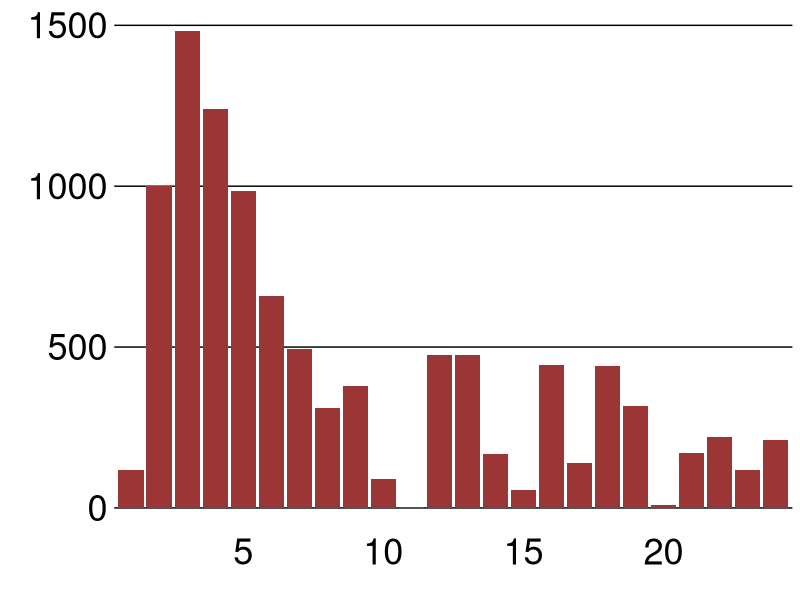
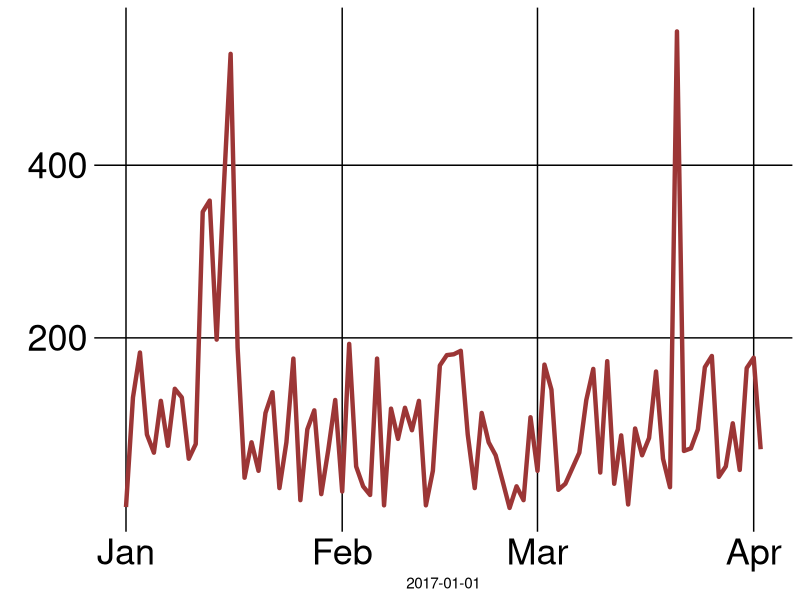
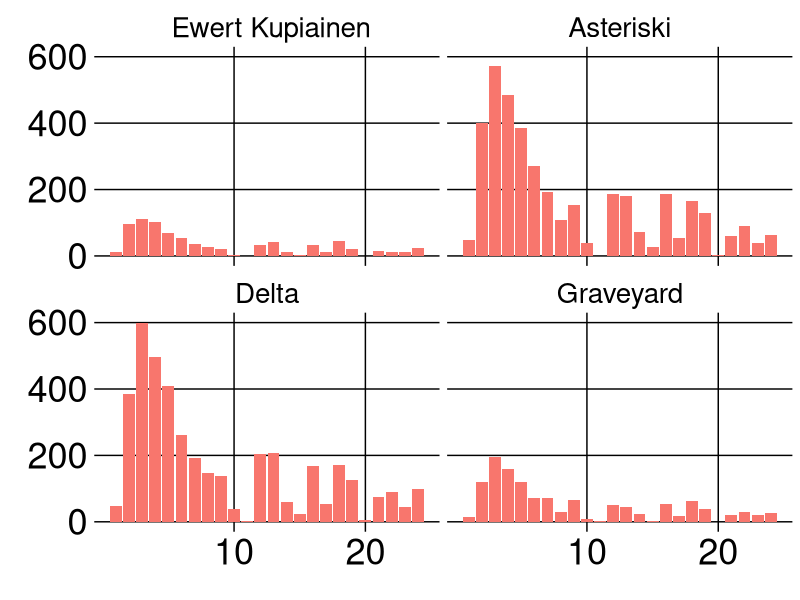

Here is the R script that generated these plots, in order:
setwd("C/Users/Joni/Hackday")
library(ggplot2)
library(ggthemes)

# Datan generointi --------------------------------------------------------

daySeq <- seq(as.Date('2017/01/01'), as.Date('2017/04/2'), by="day")

#Generate probabilities for days and times
dayProbs <- rep(c(runif(11),2,2,1,2,3,runif(30),1,1,1,runif(30),3,runif(12)))
day <- sort(sample(daySeq, 10000, replace = T, prob = dayProbs))

timeProbs <- c(runif(1),2,3,2.5,2,1.5,1,runif(17))
time <- sample(24,10000,T, prob= timeProbs)

dataBarPlot <- data.frame(day,time)

ghostClasses <- c("Delta","Asteriski"," Ewert Kupiainen","Graveyard")
ghosts <- sample(ghostClasses,10000,T,prob=c(1,1,0.2,0.3))

# Kuvaaja: Kummitukset vs aika --------------------------------------------
p <- ggplot(dataBarPlot, aes(x=as.factor(time),fill=as.factor(1) )) + 
  geom_bar() +
  scale_fill_manual(values=c("#9C3636")) +
  labs(x="", y="")+
  scale_x_discrete(breaks=c(5,10,15,20))+
  theme(legend.position="none",
        axis.text.x  = element_text(size=26, colour = "black"),
        axis.text.y  = element_text(size=26, colour = "black"),
        panel.background = element_rect(fill = "transparent", colour = NA),
        plot.background = element_rect(fill = "transparent", colour = NA),
        axis.ticks = element_blank(),
        panel.grid.minor=element_blank(),
        panel.grid.major.x=element_blank(),
        panel.grid.major.y=element_line(colour="black"))


png("Kuvaajat/barPlot.png",bg = "transparent", type="cairo")
print(p)
dev.off()


# Kuvaaja: xxx ------------------------------------------------------------

p<- ggplot(data.frame(day), aes(x=day)) +
  scale_x_date(day) +
  geom_line(stat="count", colour="#9C3636", size=1.5) +
  labs(x = "", y = "")+
  scale_y_continuous(breaks=c(200,400))+
  theme(legend.position="none",
        axis.text.x  = element_text(size=26, colour = "black"),
        axis.text.y  = element_text(size=26, colour = "black"),
        panel.background = element_rect(fill = "transparent", colour = NA),
        plot.background = element_rect(fill = "transparent", colour = NA),
        axis.ticks = element_blank(),
        panel.grid.minor=element_blank(),
        panel.grid.major.y=element_line(colour="black"),
        panel.grid.major.x=element_line(colour="black"))

png("linePlot.png",bg = "transparent", type="cairo")
print(p)
dev.off()



# Kuvaaja: Kummitusten laatu vs aika --------------------------------------

p <- ggplot(data.frame(time, ghosts), aes(x=time))+
  geom_bar(aes(fill="#9C3636")) +
  facet_wrap(~ghosts)+
  scale_x_continuous(breaks=c(10,20))+
  labs(x = "", y = "")+
  theme(legend.position="none",
        axis.text.x  = element_text(size=26, colour = "black"),
        axis.text.y  = element_text(size=26, colour = "black"),
        panel.background = element_rect(fill = "transparent", colour = NA),
        plot.background = element_rect(fill = "transparent", colour = NA),
        axis.ticks = element_blank(),
        panel.grid.minor=element_blank(),
        panel.grid.major.y=element_line(colour="black"),
        panel.grid.major.x=element_line(colour="black"),
        strip.text.x = element_text(size=20, colour = "black"),
        strip.background = element_rect(fill="transparent"))

png("facetPlot.png",bg = "transparent", type="cairo")
print(p)
dev.off()

